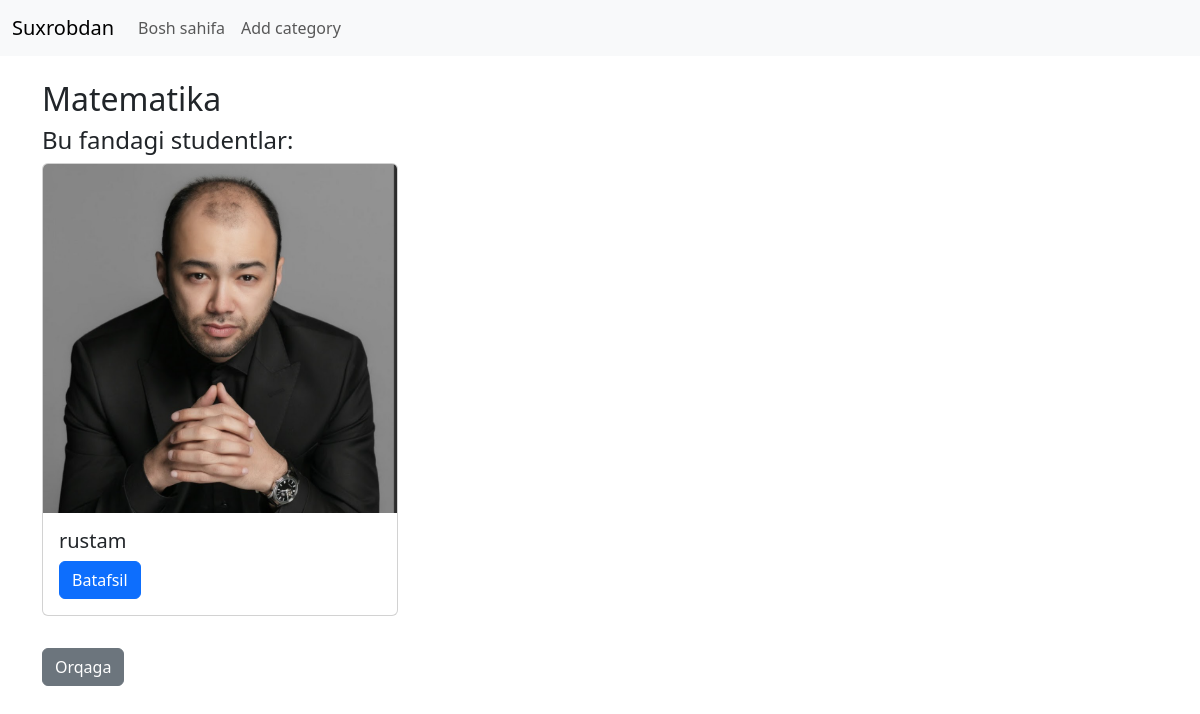
/fanlar/3/, run on the app's committed database.
### configapp/models.py (models this page shows, shortened)
class Fanlar(models.Model):
    title = models.CharField(max_length=50)
    created_ed = models.DateTimeField(auto_now_add=True)
    updated_ed = models.DateTimeField(auto_now=True)

class Student(models.Model):
    name = models.CharField(max_length=50)
    surname = models.CharField(max_length=50)
    lastname = models.CharField(max_length=50)
    phone = models.CharField(max_length=15)
    address = models.CharField(max_length=255)
    email = models.EmailField(unique=True)
    yili= models.DateField()
    fanlar = models.ForeignKey(Fanlar, on_delete=models.CASCADE)
    created_ed = models.DateTimeField(auto_now_add=True)
    updated_ed = models.DateTimeField(auto_now=True)
    photo = models.ImageField(upload_to='photos/%Y/%m/%d/', blank=True, null=True)
    class Meta:
        verbose_name = "Student"
        verbose_name_plural = "Students"
        ordering = ['-created_ed']

### configapp/views.py (the view)
# urls.py: path('fanlar/<int:fanlar_id>/', fanlar, name='fanlar_detail'),
def fanlar(request, fanlar_id):
    fanlar = get_object_or_404(Fanlar, id=fanlar_id)
    context = {
        'fanlar': fanlar
    }
    return render(request, 'fanlar.html', context)

### configapp/templates/fanlar.html (shortened to what this page needs)
<!DOCTYPE html>
<html lang="en">
<head>
    <link href="https://cdn.jsdelivr.net/npm/bootstrap@5.3.0/dist/css/bootstrap.min.css" rel="stylesheet">
</head>
<body>
    {% include "navbar.html" %}
    <div class="container mt-4">
        <h2 class="mt-4">{{ fanlar.title }}</h2>
        <h4>Bu fandagi studentlar:</h4>
        <div class="row">
            {% for student in fanlar.student_set.all %}
                <div class="col-md-4">
                    <div class="card mb-3">
                        {% if student.photo %}
                            <img src="{{ student.photo.url }}" class="card-img-top" alt="{{ student.name }}">
                        {% else %}
                            <img src="https://via.placeholder.com/150" class="card-img-top" alt="No image available">
                        {% endif %}
                        <div class="card-body">
                            <h5 class="card-title">{{ student.name }}</h5>
                            <a href="{% url 'student_detail' student.id %}" class="btn btn-primary">Batafsil</a>
                        </div>
                    </div>
                </div>
            {% empty %}
                <p>Bu fandan hech qaysi student yo‘q</p>
            {% endfor %}
        </div>
        <a href="{% url 'index' %}" class="btn btn-secondary mt-3">Orqaga</a>
    </div>
</body>
</html>

### data on the page
Fanlar: title "Matematika"
Student: photo (picture), name "rustam"
